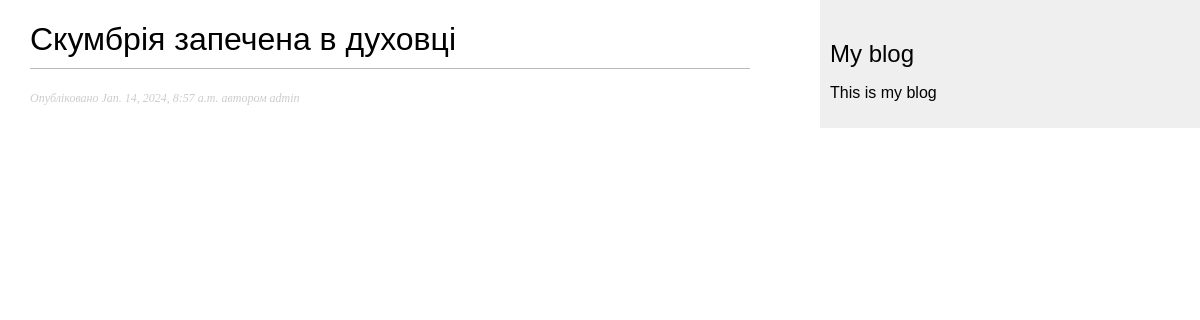
The page /blog/2024/1/14/fish/ on the database its author committed.
### blog/models.py (models this page shows, shortened)
class Post(models.Model):
    STATUS_CHOISES=(('draft','Draft'),('published','Published'),)
    title=models.CharField(max_length=250,verbose_name='Post name')
    slug=models.SlugField(max_length=250,unique_for_date='publish')
    author=models.ForeignKey(User,on_delete=models.CASCADE, related_name='blog_posts',verbose_name='Author')
    short_description=models.CharField(max_length=400,verbose_name='Description')
    publish=models.DateTimeField(default=timezone.now,verbose_name='Publish date')
    created = models.DateTimeField(auto_now_add=True, verbose_name='Create date')
    updated = models.DateTimeField(auto_now=True, verbose_name='Update')
    status=models.CharField(max_length=10, choices=STATUS_CHOISES,default='draft')
    image=models.ImageField(upload_to='porodact_images/',verbose_name='Image',blank=False)
    class Meta:
        ordering=('-publish',)

### blog/views.py (the view)
# urls.py: path('<int:year>/<int:month>/<int:day>/<slug:post>/',views.post_detail,name='post_detail'),
def post_detail(request,year,month,day,post):
    post_object=get_object_or_404(Post,slug=post,status='published',publish__year=year,
                                  publish__month=month,publish__day=day)
    post_points=PostPoint.objects.filter(post=post_object)
    return render(request,'blog/post/detail.html',{'post':post_object,'post_points':post_points})

### blog/templates/blog/post/detail.html (shortened to what this page needs)
{% extends "blog/base.html" %}
{% block content %}
    <h1>{{post.title}}</h1>
    <p class="date">Опубліковано {{post.publish}} автором {{post.author}}</p>
{% endblock %}

### blog/static/css/style.css (style rules this page uses)
body { margin:0; padding:0; font-family:helvetica, sans-serif; }
h1 { font-weight:normal; border-bottom:1px solid #bbb; padding:0 0 10px 0; }
p.date { color:#ccc; font-family: georgia, serif; font-size: 12px; font-style: italic; }

### rows shown on the page
Post: title "Скумбрія запечена в духовці", publish "Jan. 14, 2024, 8:57 a.m.", author "admin"
